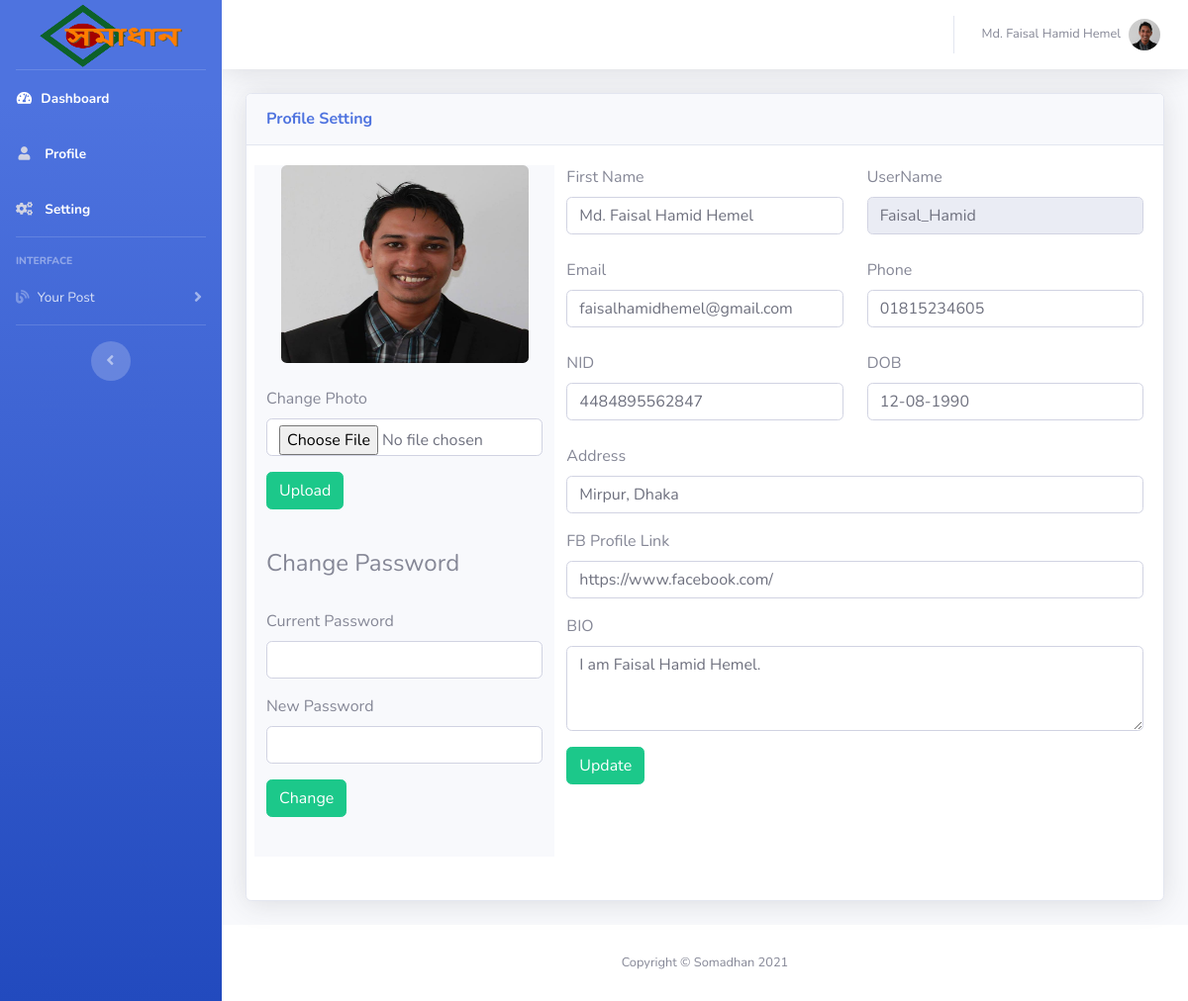
/user/profileset.php (signed in), run on the app's committed database.
### tables this page shows
CREATE TABLE `users` (
  `id` int(4) NOT NULL,
  `fullname` varchar(255) NOT NULL,
  `username` varchar(255) NOT NULL,
  `password` varchar(255) NOT NULL,
  `email` varchar(255) NOT NULL,
  `phone` varchar(255) NOT NULL,
  `nid` varchar(255) NOT NULL,
  `dob` varchar(255) NOT NULL,
  `address` varchar(255) NOT NULL,
  `avater` mediumtext NOT NULL,
  `bio` varchar(255) NOT NULL,
  `fbprofile` varchar(255) NOT NULL,
  `active` varchar(255) NOT NULL,
  `report` varchar(255) NOT NULL
);

### user/profileset.php (the view, shortened to what this page needs)
<?php include "inc/header.php"; ?>
<?php
	$user = $_SESSION['username'];
	$query = "SELECT * FROM users WHERE username = '$user'";
	$showPost = mysqli_query($connection, $query);
	while ($row = mysqli_fetch_assoc($showPost)) {
      	$fullname    = $row['fullname'];
        $username    = $row['username'];
        $email       = $row['email'];
        $phone       = $row['phone'];
        $nid         = $row['nid'];
        $dob         = $row['dob'];
        $address     = $row['address'];
        $fbprofile   = $row['fbprofile'];
        $bio    	 = $row['bio'];
	}
?>
        <div class="container-fluid">
	        <div class="row">
	            <div class="col-xl-12 col-lg-12">
	              <div class="card shadow mb-4">
	                <div class="card-header py-3 d-flex flex-row align-items-center justify-content-between">
	                  <h6 class="m-0 font-weight-bold text-primary">Profile Setting</h6>
	                </div>
	                <div class="card-body">
	                    <div class="contaner">
	                    	<div class="row">
	                    		<div class="col-md-4 bg-light">
	                    			<div class="text-center">
									  <img class="img-profile rounded" width="250" height="200" src="img/users/<?php echo $_SESSION['avater'];  ?>">
									</div>
									<form action="" method="POST" enctype="multipart/form-data"><br>
										<div class="form-group">
				                          <label for="address">Change Photo</label>
				                          <input type="file" name="uimage" class="form-control">
				                        </div>
				                        <div class="form-group">
				                          <input type="submit" name="upic" class="btn btn-success" value="Upload">
				                        </div>
				                    </form>
									<br>
									<h4>Change Password</h4>
									<form action="" method="POST" enctype="multipart/form-data"><br>
										<div class="form-group">
				                          <label for="address">Current Password</label>
				                          <input type="password" name="cpass" class="form-control">
				                        </div>
				                        <div class="form-group">
				                          <label for="address">New Password</label>
				                          <input type="password" name="npass" class="form-control">
				                        </div>
				                        <div class="form-group">
				                          <input type="submit" name="changpass" class="btn btn-success" value="Change">
				                        </div>
				                    </form><br>
	                    		</div>
	                    		<div class="col-md-8">
	                    			<form action="" method="POST" enctype="multipart/form-data">
				                      <div class="row">
				                        <div class="col">
				                          <label for="fname">First Name</label>
				                          <input type="text" required="" name="uname" class="form-control" value="<?php echo $fullname; ?>">
				                        </div>
				                        <div class="col">
				                          <label for="uname">UserName</label>
				                          <input type="text" disabled="" name="uuser" class="form-control" value="<?php echo $username; ?>">
				                        </div>
				                      </div><br>
				                      <div class="row">
				                        <div class="col">
				                          <label for="email">Email</label>
				                          <input type="email" required="" name="uemail" class="form-control" value="<?php echo $email; ?>">
				                        </div>
				                        <div class="col">
				                          <label for="phone">Phone</label>
				                          <input type="text" required="" name="uphone" class="form-control" value="<?php echo $phone; ?>">
				                        </div>
				                      </div><br>
				                      <div class="row">
				                        <div class="col">
				                          <label for="email">NID</label>
				                          <input type="number" required="" name="unid" class="form-control" value="<?php echo $nid; ?>">
				                        </div>
				                        <div class="col">
				                          <label for="phone">DOB</label>
				                          <input type="text" required="" name="udob" class="form-control" value="<?php echo $dob; ?>">
				                        </div>
				                      </div><br>
				                        <div class="form-group">
				                          <label for="address">Address</label>
				                          <input type="text" required="" name="uaddress" class="form-control" value="<?php echo $address; ?>">
				                        </div>
				                        <div class="form-group">
				                          <label for="address">FB Profile Link</label>
				                          <input type="text" required="" name="ufblink" class="form-control" value="<?php echo $fbprofile; ?>">
				                        </div>
				                        <div class="form-group">
										    <label for="exampleFormControlTextarea1">BIO</label>
										    <textarea class="form-control" id="exampleFormControlTextarea1" rows="3" name="bio"><?php echo $bio; ?></textarea>
										 </div>
				                        <div class="form-group">
				                          <input type="submit" name="update" class="btn btn-success" value="Update">
				                        </div>
				                    </form>
	                    		</div>
	                    	</div><br>
	                    </div>
	                </div>
	              </div>
	            </div>
	        </div>
        </div>
      </div>
<?php include "inc/footer.php"; ?>

### data on the page
users: uname "Md. Faisal Hamid Hemel", uuser "Faisal_Hamid", uemail "faisalhamidhemel@gmail.com", uphone "01815234605", unid "4484895562847", udob "12-08-1990", uaddress "Mirpur, Dhaka", ufblink "https://www.facebook.com/", bio "I am Faisal Hamid Hemel."

### other printed values
$_SESSION['fullname'] "Md. Faisal Hamid Hemel"
